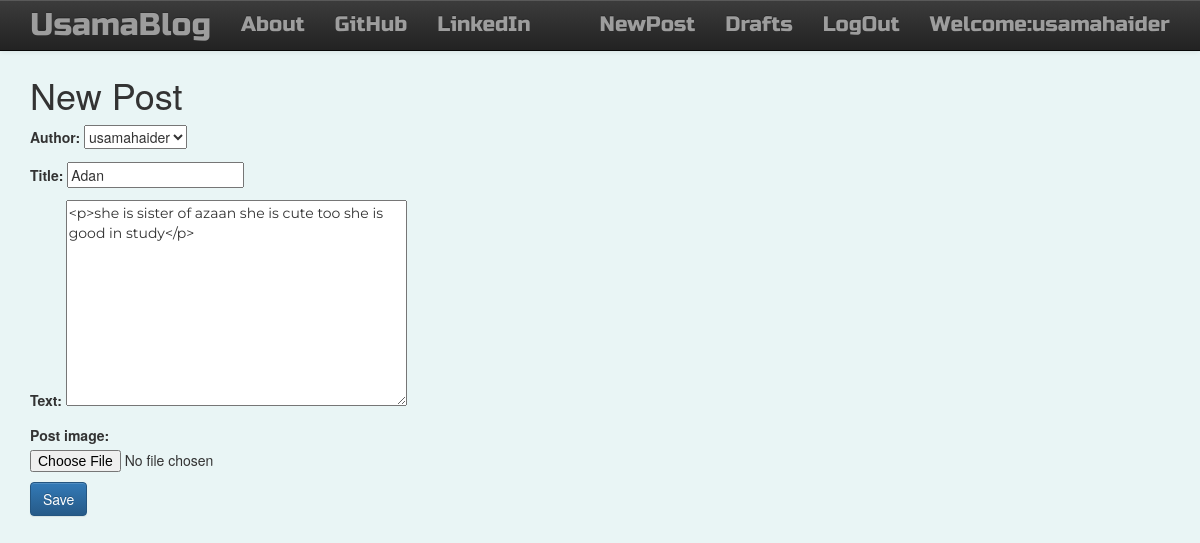
Screenshot of /post/3/edit/ (signed in) with the database file from the repository.
### blog/models.py (models this page shows, shortened)
class Post(models.Model):
    author = models.ForeignKey('auth.User',on_delete=models.CASCADE)
    title = models.CharField(max_length=200)
    text = models.TextField()
    Post_image= models.ImageField(upload_to='media' ,blank=True ,editable=True)
    created_date = models.DateTimeField(default=timezone.now())
    published_date = models.DateTimeField(blank=True,null=True)

### blog/views.py (the view)
# urls.py: path('post/<int:pk>/edit/',views.postUpdateView.as_view(),name='post_edit'),
class postUpdateView(LoginRequiredMixin,UpdateView):
    login_url = '/login/'
    redirect_field_name = 'blog/post_detail.html'
    form_class = PostForm
    model = Post

### blog/forms.py
class PostForm(forms.ModelForm):
    class Meta():
        model = Post
        fields = ('author','title','text','Post_image')
        widgets = {
            'title':forms.TextInput(attrs={'class':'textinputclass'}),
            'text':forms.Textarea(attrs={'class':'editable medium-editor-textarea postcontent '})
        }

### blog/templates/blog/post_form.html (shortened to what this page needs)
{% extends "blog/base.html" %}
{% block content %}
<h1>New Post</h1>
<form class="post-form"  method="POST" enctype="multipart/form-data">
  {{form.as_p}}
  <button type="submit" class="save btn btn-primary">Save</button>
</form>
{% endblock %}

### blog/templates/blog/base.html (shortened to what this page needs)
<!DOCTYPE html>
{% load static %}
<html lang="en" dir="ltr">
<head>
  <link rel="stylesheet" href="https://maxcdn.bootstrapcdn.com/bootstrap/3.3.7/css/bootstrap.min.css">
  <link rel="stylesheet" href="https://maxcdn.bootstrapcdn.com/bootstrap/3.3.7/css/bootstrap-theme.min.css">
  <link rel="stylesheet" href="//cdn.jsdelivr.net/npm/medium-editor@latest/dist/css/medium-editor.min.css" type="text/css" media="screen" charset="utf-8">
  <link rel="stylesheet" href="{%static 'css/blog.css'%}">
</head>
<body class="loader">
  <div>
  <nav class=" navbar navbar-default techfont navbar-inverse navbar-fixed-top">
    <div class="container">
      <ul class="nav navbar-nav">
        <li><a class="navbar-brand bigbrand" href="{% url 'post_list'%}">UsamaBlog</a></li>
        <li><a href="{% url 'about' %}">About</a></li>
        <li><a href="https://www.GitHub.com">GitHub</a></li>
        <li><a href="https://www.LinkedIn.com">LinkedIn</a></li>
      </ul>
      <ul class="nav navbar-nav navbar-right">
        {% if user.is_authenticated %}
        <li>
          <a href="{% url 'post_new' %}">NewPost</a>
        </li>
        <li>
          <a href="{% url 'post_draft_list' %}">Drafts</a>
        </li>
        <li>
          <a href="{% url 'logout' %}">LogOut</a>
        </li>
        <li>
          <a>Welcome:{{user.username}}</a>
        </li>
        {% endif %}
      </ul>
    </div>
  </nav>
  </div>
  <div class="content container">
    <div class="row">
      <div class="col-md-8">
        <div class="blog_posts">
          {% block content %}
          {% endblock %}
        </div>
      </div>
    </div>
  </div>
</body>
</html>

### blog/static/css/blog.css (style rules this page uses)
.techfont { font-family: 'Russo One', sans-serif; font-size: 1.5em; margin-bottom: 10px; }
.blog_posts { margin-top:75px; }
.postcontent { font-family: 'Montserrat'; font-size: 1.0em; }
.bigbrand { color: #2A0A12; font-size: 1.5em; }
.loader { background-color:#E9F5F5; }

### rows the page displays
Post: author "usamahaider", title "Adan", text "<p>she is sister of azaan she is cute too she is good in study</p>"

### other values shown
{{ user.username }} "usamahaider"
